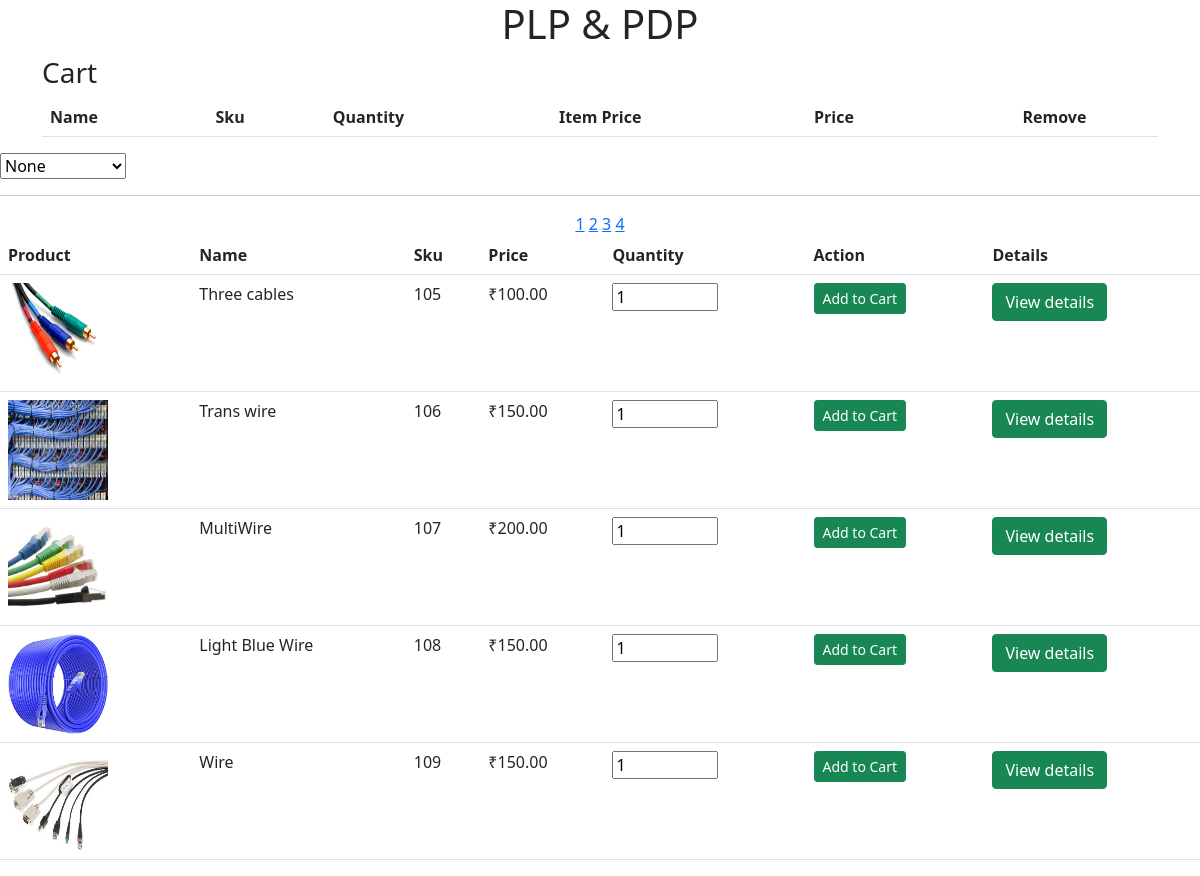
The app's page /index.php?page=2 with its own data.
### tables this page shows
CREATE TABLE `products` (
  `Id` int(8) NOT NULL,
  `Name` varchar(30) NOT NULL,
  `Sku` int(10) NOT NULL,
  `Price` double(10,2) NOT NULL,
  `Description` varchar(500) NOT NULL,
  `image` text NOT NULL
);

### page.php (the view, shortened to what this page needs)
<?php include 'Db.php' ?>
<?php
function pagination()
{
    global $connection;
    $results_per_page = 5;
    $query = 'SELECT * FROM products';
    $result = mysqli_query($connection, $query);
    $resultArr=[];
    array_push($resultArr,...$result);
    $number_of_results = mysqli_num_rows($result);
    $number_of_pages = $number_of_results / $results_per_page;
    $page = 1;
if (isset($_GET['page'])) {
	$page = $_GET['page'];
}
$this_page_first_result = ($page - 1) * $results_per_page;
$resultArr = array_slice($resultArr, $this_page_first_result, $results_per_page);
    foreach($resultArr as $row)
    { ?>
      <form action="index.php?action=Add&Id=<?=$row['Id']; ?>" method="post">
          <tr>
                  <td id="product-image"><img src="<?php echo $row["image"]; ?>"width="100" height="100"> </td>
                  <td><?=$row['Name']; ?></td>
                  <td><?php echo $row['Sku']; ?></td>
                  <td>₹<?=number_format($row['Price'], 2); ?></td>
                  <td> <input type="number" Name="quantity" value="1" min=1 max=1000 class="number"></td>
                  <td><input type="submit" value="Add to Cart" class="btn btn-success btn-sm"></td>
                 <td><a href="details.php?Id=<?=$row['Id']; ?>" class ="btn btn-success">View details</a></td>
    </form>
    <center>
    <?php
    }
    for ($page = 1;$page <= $number_of_pages;$page++)
    {
        echo '<a "  href="index.php?page=' . $page . '">' . $page . '</a> ';
    }
} ?>

### index.php (shortened to what this page needs)
<?php include "page.php"; ?>
<!DOCTYPE html>
<html lang="en">
<head>
    <link rel="stylesheet" src="index.css">
    <link href="https://cdn.jsdelivr.net/npm/bootstrap@5.0.1/dist/css/bootstrap.min.css" rel="stylesheet" >
</head>
<body class="body">
    <div class="relative">
    <div class="container">
        <div>
        <h1 align="center">PLP & PDP</h1>
        </div>
        <div>
        <h3> Cart </h3>
        </div>
        <table class="table">
            <tbody>
            <tr>
                <th class="text-left">Name</th>
                <th class="text-left">Sku</th>
                <th class="text-right">Quantity</th>
                <th class="text-right">Item Price</th>
                <th class="text-right">Price</th>
                <th class="text-center">Remove</th>
            </tr>
            </tbody>
        </table>
    </div>
</div>
    <select onChange="window.location.href=this.value" name="categories" id="category">
    <option value="none">None</option>
  </select>
            <table class="table  ">
                <tr >
                    <th>Product</th>
                    <th>Name</th>
                    <th>Sku</th>
                    <th>Price</th>
                    <th>Quantity</th>
                    <th>Action</th>
                    <th>Details</th>
                </tr>
                <hr>
                <?php
                pagination();
                ?>
        </table>
</body>
</html>

### records on screen
products: image (picture), Name "Three cables", Sku "105", Price "100.00"
products: image (picture), Name "Trans wire", Sku "106", Price "150.00"
products: image (picture), Name "MultiWire", Sku "107", Price "200.00"
products: image (picture), Name "Light Blue Wire", Sku "108", Price "150.00"
products: image (picture), Name "Wire", Sku "109", Price "150.00"
